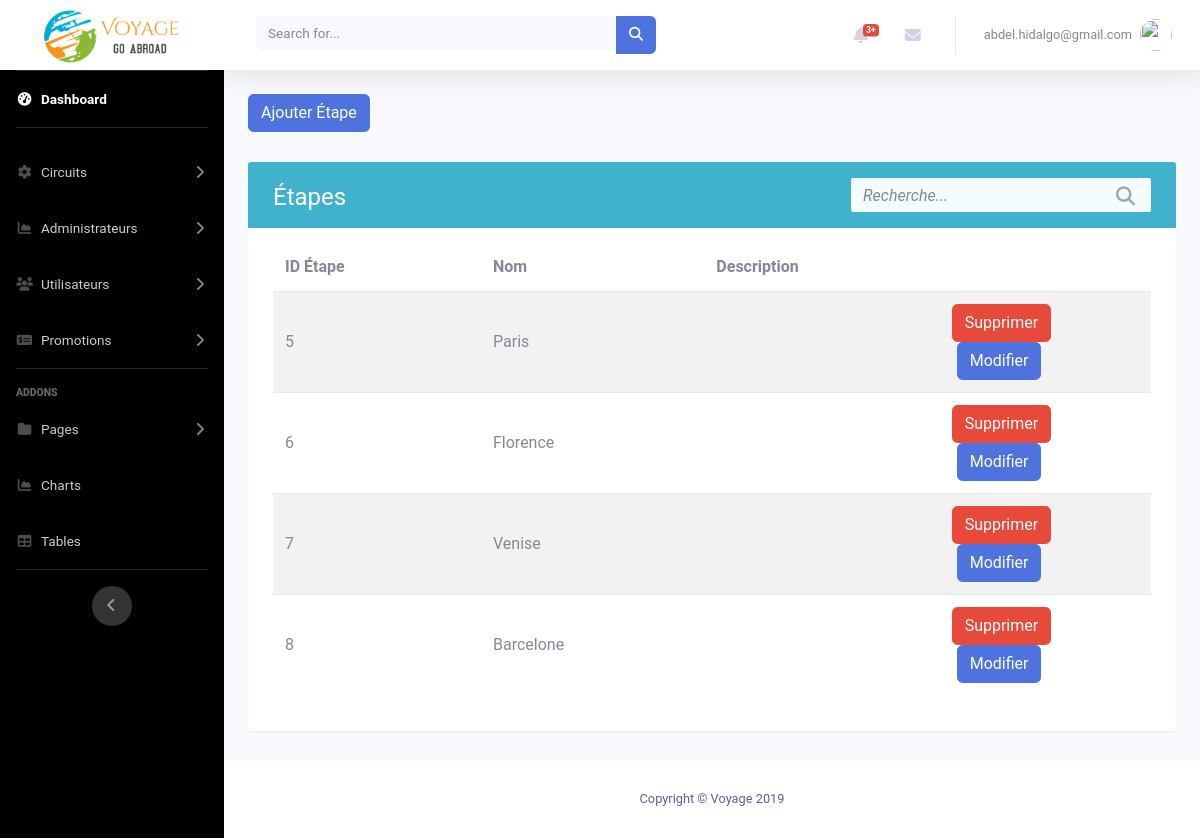
The app's page /admin3/listerCircuit.php?idCircuit=5 with its own data.
### tables this page shows
CREATE TABLE `etape` (
  `idEtape` int(11) NOT NULL,
  `idCircuit` int(11) NOT NULL,
  `nom` varchar(50) NOT NULL,
  `description` varchar(300) DEFAULT NULL,
  `ordre` int(11) NOT NULL
);

### admin3/listerCircuit.php (the view, shortened to what this page needs)
<?php
include "includes/header.php";
include "includes/navbar.php";
if (isset($_GET['idCircuit'])) {
    $idCircuit = $_GET['idCircuit'];
}
$stmt = $conn->query('SELECT * FROM etape WHERE idCircuit = ' . $idCircuit);
    $table = '
                <div class="table-wrapper">
                    <div class="table-title">
                        <div class="row">
                            <div class="col-sm-8">
                                <h2>Étapes</b></h2>
                            </div>
                            <div class="col-sm-4">
                                <div class="search-box">
                                    <div class="input-group">
                                        <input type="text" id="search" class="form-control" placeholder="Recherche...">
                                        <span class="input-group-addon"><i class="fa fa-search" aria-hidden="true"></i></span>
                                    </div>
                                </div>
                            </div>
                        </div>
                    </div>
                    <table class="table table-striped">
                        <thead>
                            <tr>
                                <th>ID Étape</th>
                                <th>Nom</th>
                                <th>Description</th>
                            </tr>
                        </thead>
                        <tbody>';
                        while ($row = $stmt->fetch()) {
                            $table .= '
                                    <tr>
                                        <td>' . $row->idEtape . '</td>
                                        <td>' . $row->nom . '</td>
                                        <td>' . $row->description . '</td>
                                        <td>
                                            <div class="col-md-12">
                                                <button class="btn btn-danger" style="color: white;" data-toggle="modal" data-target="#exampleModal'. $row->idEtape .'"> Supprimer</button>
                                                <a href="modifierEtape.php?idEtape=' . $row->idEtape . '" class="btn btn-primary" style="color: white;"> Modifier</a>
                                                <div style="color: black;" class="modal fade" id="exampleModal'. $row->idEtape .'" tabindex="-1" role="dialog" aria-labelledby="exampleModalLabel" aria-hidden="true">
                                                        Êtes-vous certain de vouloir supprimer "' . $row->nom . '"?
                                                            <a type="button" href="deleteEtape.php?idEtape=' . $row->idEtape . '" class="btn btn-primary">Confirmer</a>
                                                </div>
                                            </div>
                                        </td>
                                    </tr>';
                        }
                $table .= '</tbody>
                        </table>
                    </div>
                ';
?>
<div class="container">
    <form action="creerCircuit.php" method="GET">
        <button class="btn btn-primary" style="color: white;">Ajouter Étape</button>
    </form>
    <?php
        echo $table;
    ?>
</div>
<?php
  include('includes/footer.php');
?>

### admin3/css/crud.css (style rules this page uses)
body { color: #566787; background: #f7f5f2; font-family: 'Roboto', sans-serif; }
.table-wrapper { background: #fff; padding: 20px 25px; margin: 30px auto; border-radius: 3px; box-shadow: 0 1px 1px rgba(0,0,0,.05); }
.table-title { color: #fff; background: #40b2cd; padding: 16px 25px; margin: -20px -25px 10px; border-radius: 3px 3px 0 0; }
.table-title h2 { margin: 5px 0 0; font-size: 24px; }
.search-box { position: relative; float: right; }
.search-box .input-group { min-width: 300px; position: absolute; right: 0; }
.search-box .input-group-addon, .search-box input { border-color: #ddd; border-radius: 0; }
.search-box input { height: 34px; padding-right: 35px; background: #f4fcfd; border: none; border-radius: 2px !important; }
.search-box input::placeholder { font-style: italic; }
.search-box .input-group-addon { min-width: 35px; border: none; background: transparent; position: absolute; right: 0; z-index: 9; padding: 6px 0; }
.search-box i { color: #a0a5b1; font-size: 19px; position: relative; top: 2px; }
table.table { table-layout: fixed; margin-top: 15px; }
table.table tr th, table.table tr td { border-color: #e9e9e9; vertical-align: center; }
table.table th:first-child { width: 13rem; }
table.table td a { color: #a0a5b1; display: inline-block; margin: 0 5px; }
table.table thead th { border: none; }

### records on screen
etape: idEtape "5", nom "Paris"
etape: idEtape "6", nom "Florence"
etape: idEtape "7", nom "Venise"
etape: idEtape "8", nom "Barcelone"
